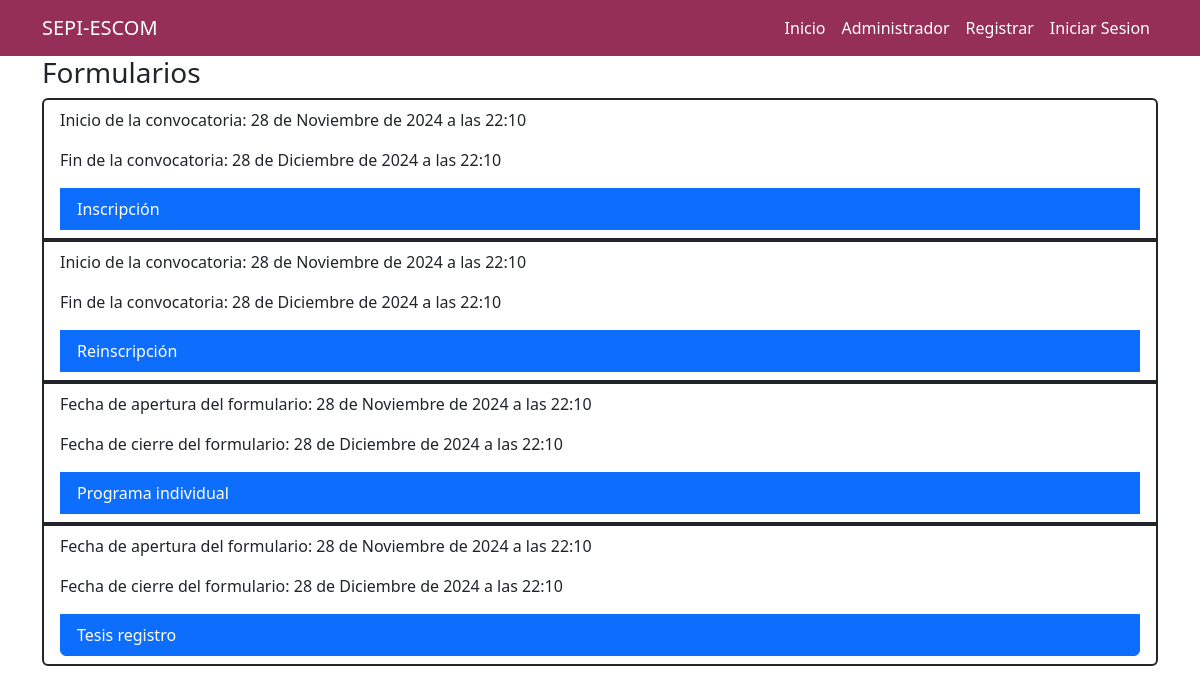
/formularios/, run on the app's committed database.
### formularios/models.py (models this page shows, shortened)
class Calendario(models.Model):
    nombre = models.CharField(max_length=50)
    fecha_inicio = models.DateTimeField(blank=True,null=True)
    fecha_final = models.DateTimeField(blank=True,null=True)
    class Meta:
        verbose_name = "Calendario"
        verbose_name_plural = "Calendarios"

### formularios/views.py (the view)
# urls.py: path('formularios/',views.formularios,name='formularios'),
def formularios(request):
	calendario_inscripcion = Calendario.objects.get(nombre="Inscripcion")
	calendario_reinscripcion = Calendario.objects.get(nombre="Reinscripcion")
	calendario_programa = Calendario.objects.get(nombre="Programa de Actividaes")
	calendario_registro = Calendario.objects.get(nombre="Tesis Registro")
	calendario_revision = Calendario.objects.get(nombre="Tesis Revision")
	return render(request, "formularios.html",{
		"inscripcion":calendario_inscripcion,
		"reinscripcion":calendario_reinscripcion,
		"programa":calendario_programa,
		"registro":calendario_registro,
		"revision":calendario_revision,
	})

### formularios/templates/formularios.html (shortened to what this page needs)
{% extends "layouts/base.html" %}
{% block content %}
<div id="contenido">
	<section class="card-body">
		<div>
			<h3>Formularios</h3>
			<ul class="list-group">
				<li class="list-group-item border border-2 border-dark">
					<p> Inicio de la convocatoria: {{ inscripcion.fecha_inicio }}</p>
					<p> Fin de la convocatoria: {{ inscripcion.fecha_final }}</p>
					{% if user.is_authenticated %}
						<a class="list-group-item active" href="/solicitud/inscripcion/firmas">Inscripción</a>
					{% else %}
						<a class="list-group-item active" href="/solicitud/inscripcion/datos/alumno">Inscripción</a>
					{% endif %}
				</li>
				<li class="list-group-item border border-2 border-dark">
					<p> Inicio de la convocatoria: {{ reinscripcion.fecha_inicio }}</p>
					<p> Fin de la convocatoria: {{ reinscripcion.fecha_final }}</p>
					<a class="list-group-item active" href="/solicitud/reinscripcion">Reinscripción</a>
				</li>
				<li class="list-group-item border border-2 border-dark">
					<p> Fecha de apertura del formulario: {{ programa.fecha_inicio }}</p>
					<p> Fecha de cierre del formulario: {{ programa.fecha_final }}</p>
					<a class="list-group-item active" href="/programa/individual/actividades">Programa individual</a>
				</li>
				<li class="list-group-item border border-2 border-dark">
					<p> Fecha de apertura del formulario: {{ registro.fecha_inicio }}</p>
					<p> Fecha de cierre del formulario: {{ registro.fecha_final }}</p>
					<a class="list-group-item active" href="/tesis/registro">Tesis registro</a>
				</li>
			</ul>
	</section>
</div>
{% endblock %}

### formularios/templates/layouts/base.html (shortened to what this page needs)
<!DOCTYPE html>
<html lang="es">
	<head>
		<link rel="stylesheet" href="https://cdn.jsdelivr.net/npm/bootstrap@5.3.3/dist/css/bootstrap.min.css">
	</head>
	<body>
		<nav class="navbar navbar-expand-lg navbar-dark" style="background-color:#952F57;">
			<div class="container">
			  <a class="navbar-brand" href="#">SEPI-ESCOM</a>
			  <div class="collapse navbar-collapse" id="navbarNav">
				<ul class="navbar-nav ms-auto">
					<li class="nav-item"><a class="nav-link active" href="/">Inicio</a></li>
					<li class="nav-item"><a class="nav-link active" href="/admin">Administrador</a></li>
					{% if user.is_authenticated %}
						<li class="nav-item"><a class="nav-link active" href="/logout">Cerrar sesion</a></li>
					{% else %}
						<li class="nav-item"><a class="nav-link active" href="/signup">Registrar</a></li>
						<li class="nav-item"><a class="nav-link active" href="/signin">Iniciar Sesion</a></li>
					{% endif %}
				</ul>
			  </div>
			</div>
		</nav>
		<main class="container">
			{% block content %}
			{% endblock %}
		</main>
	</body>
</html>

### data on the page
Calendario: fecha_inicio "28 de Noviembre de 2024 a las 22:10", fecha_final "28 de Diciembre de 2024 a las 22:10"
Calendario: fecha_inicio "28 de Noviembre de 2024 a las 22:10", fecha_final "28 de Diciembre de 2024 a las 22:10"
Calendario: fecha_inicio "28 de Noviembre de 2024 a las 22:10", fecha_final "28 de Diciembre de 2024 a las 22:10"
Calendario: fecha_inicio "28 de Noviembre de 2024 a las 22:10", fecha_final "28 de Diciembre de 2024 a las 22:10"
